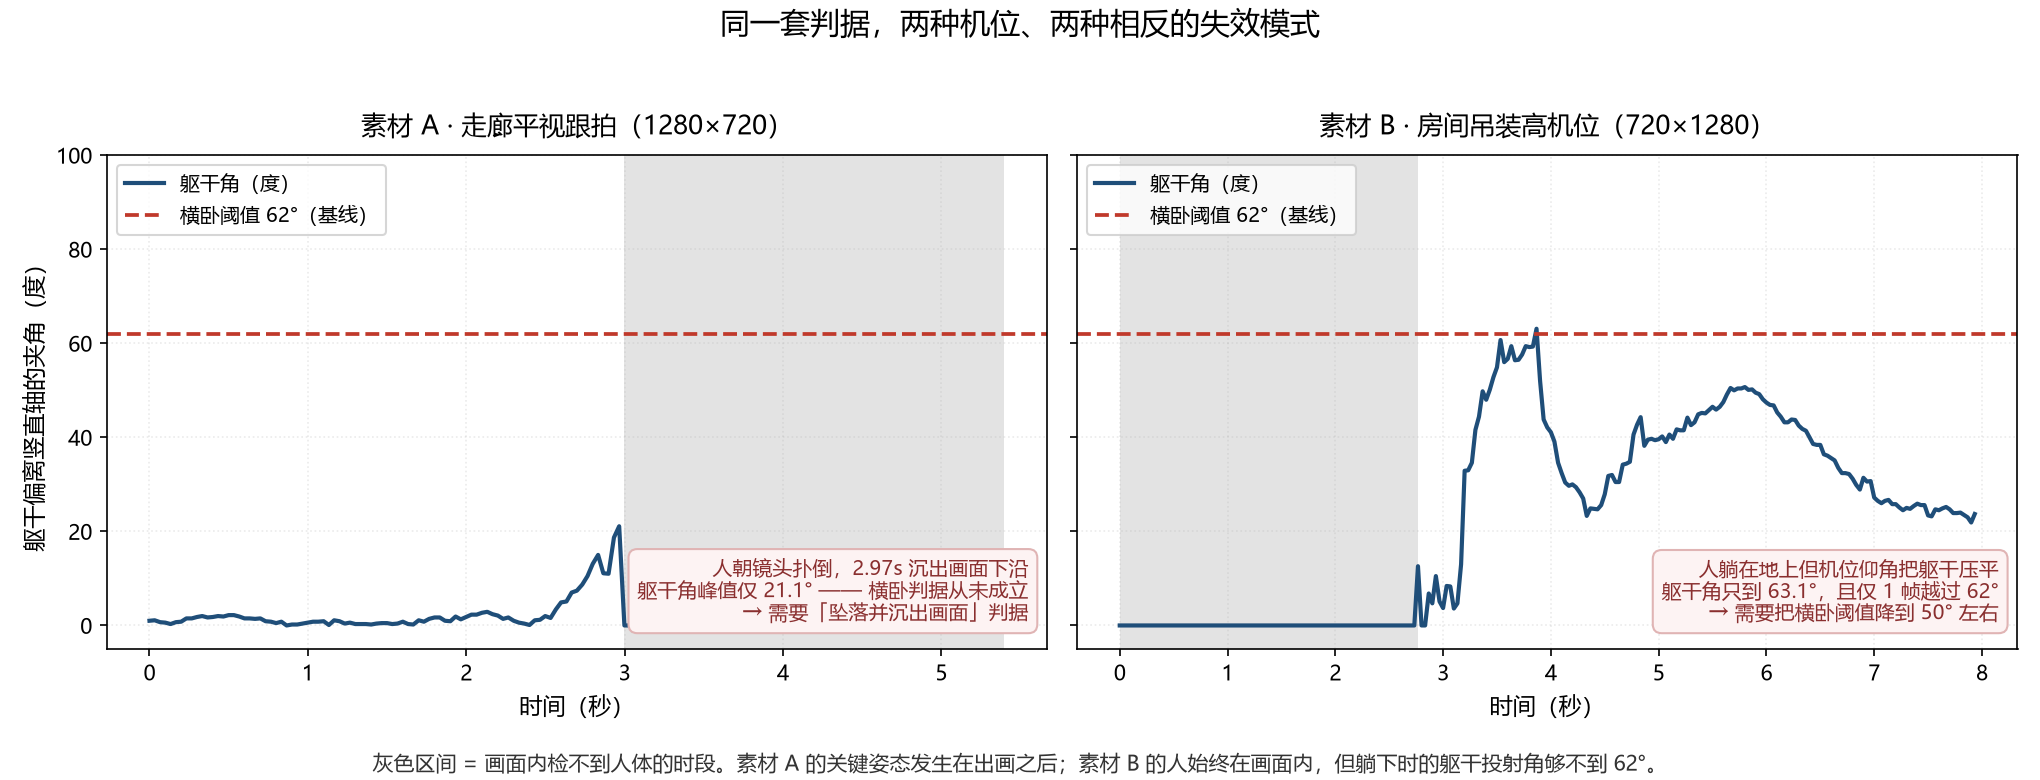

The Python source for this figure:
"""总览图：两段真机位素材的失效模式对照。

同一套判据，两种机位以相反的方式失效：
  · 素材 A（走廊平视跟拍）：横卧角度根本没来得及出现（人已出画）
  · 素材 B（房间吊装高机位）：横卧角度出现了，但被机位仰角压到 40-60°

输出 tmp/fall-verify2/overview.png
"""

from __future__ import annotations

import csv
import os

import matplotlib
matplotlib.use("Agg")
import matplotlib.pyplot as plt  # noqa: E402
from matplotlib import font_manager  # noqa: E402

HERE = os.path.dirname(os.path.abspath(__file__))
ROOT = os.path.abspath(os.path.join(HERE, "..", ".."))
CN_FONT = "C:/Windows/Fonts/msyh.ttc"
OUT = os.path.join(HERE, "overview.png")

font_manager.fontManager.addfont(CN_FONT)
plt.rcParams["font.family"] = "Microsoft YaHei"
plt.rcParams["axes.unicode_minus"] = False


def load(path):
    rows = list(csv.DictReader(open(path, encoding="utf-8")))
    return {
        "t": [float(r["t"]) for r in rows],
        "angle": [float(r["torso_angle"]) for r in rows],
        "present": [int(r["present"]) for r in rows],
    }


A = load(os.path.join(ROOT, "tmp", "fall-verify", "trace.csv"))
B = load(os.path.join(ROOT, "tmp", "fall-verify2", "trace.csv"))

fig, axes = plt.subplots(1, 2, figsize=(13.6, 5.2), sharey=True)

for ax, d, title, note in (
    (axes[0], A, "素材 A · 走廊平视跟拍（1280×720）",
     "人朝镜头扑倒，2.97s 沉出画面下沿\n躯干角峰值仅 21.1° —— 横卧判据从未成立\n→ 需要「坠落并沉出画面」判据"),
    (axes[1], B, "素材 B · 房间吊装高机位（720×1280）",
     "人躺在地上但机位仰角把躯干压平\n躯干角只到 63.1°，且仅 1 帧越过 62°\n→ 需要把横卧阈值降到 50° 左右"),
):
    ax.plot(d["t"], d["angle"], color="#1f4e79", lw=2.0, label="躯干角（度）")
    ax.axhline(62, color="#c0392b", ls="--", lw=1.8, label="横卧阈值 62°（基线）")
    ax.grid(alpha=0.25, linestyle=":")

    # 人不在画面内的区间涂灰
    inside = []
    start = None
    for i, p in enumerate(d["present"]):
        if p == 0 and start is None:
            start = d["t"][i]
        elif p == 1 and start is not None:
            inside.append((start, d["t"][i]))
            start = None
    if start is not None:
        inside.append((start, d["t"][-1]))
    for s, e in inside:
        if e - s > 0.3:
            ax.axvspan(s, e, color="#bbbbbb", alpha=0.4, lw=0)

    ax.set_title(title, fontsize=12.5, pad=10)
    ax.set_xlabel("时间（秒）", fontsize=11)
    ax.set_ylim(-5, 100)
    ax.legend(loc="upper left", fontsize=9.5)
    ax.text(0.98, 0.05, note, transform=ax.transAxes, ha="right", va="bottom",
            fontsize=9.5, color="#8a2f2f",
            bbox=dict(boxstyle="round,pad=0.45", fc="#fdf3f3", ec="#e0b4b4"))

axes[0].set_ylabel("躯干偏离竖直轴的夹角（度）", fontsize=11)

fig.suptitle("同一套判据，两种机位、两种相反的失效模式", fontsize=14.5, y=0.99)
fig.text(0.5, 0.012,
         "灰色区间 = 画面内检不到人体的时段。素材 A 的关键姿态发生在出画之后；"
         "素材 B 的人始终在画面内，但躺下时的躯干投射角够不到 62°。",
         ha="center", fontsize=10.2, color="#333333")
fig.tight_layout(rect=(0, 0.05, 1, 0.955))
fig.savefig(OUT, dpi=150)
print(f"已写出 {OUT}")
